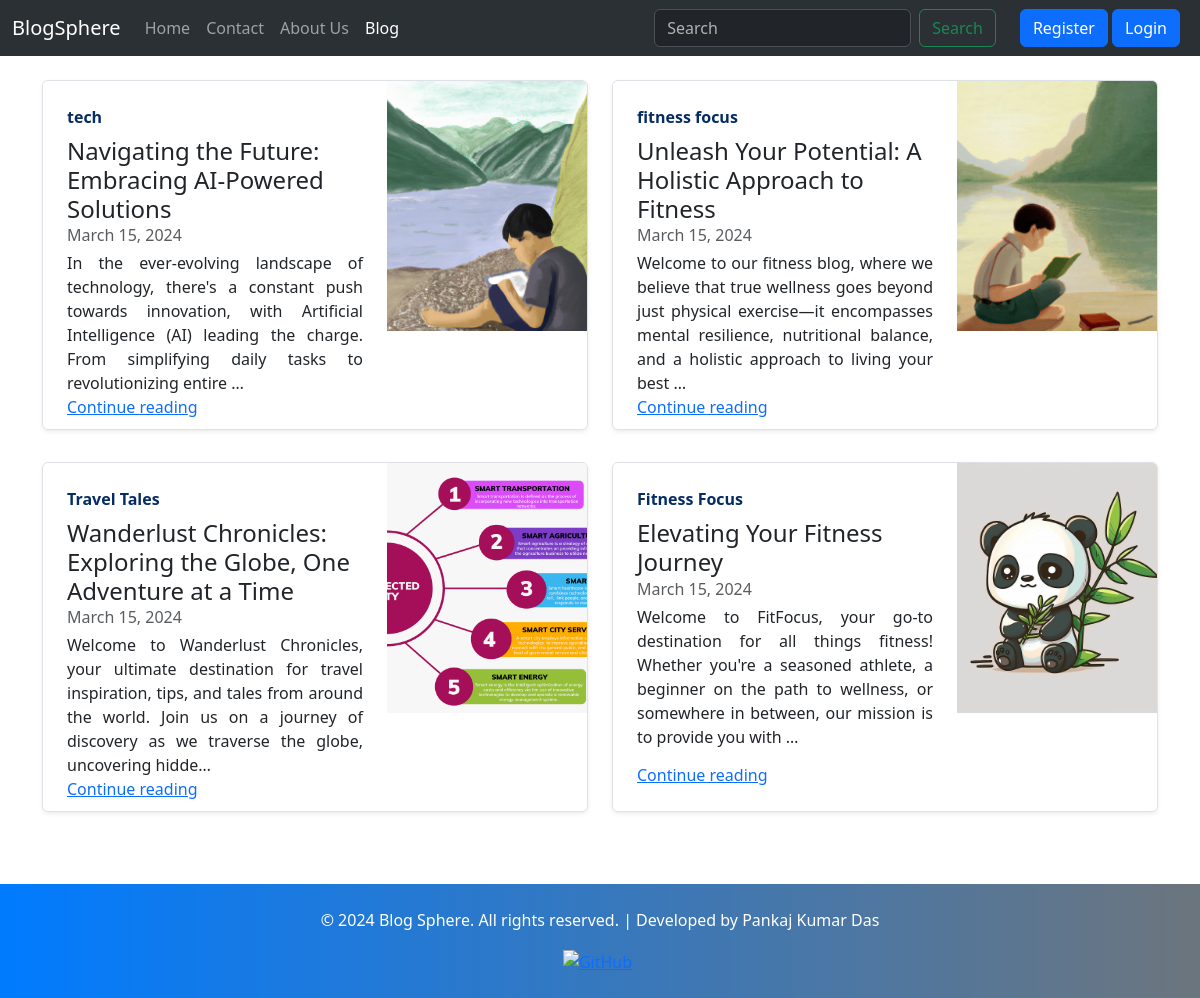
The page /blog/ on the database as committed earlier.
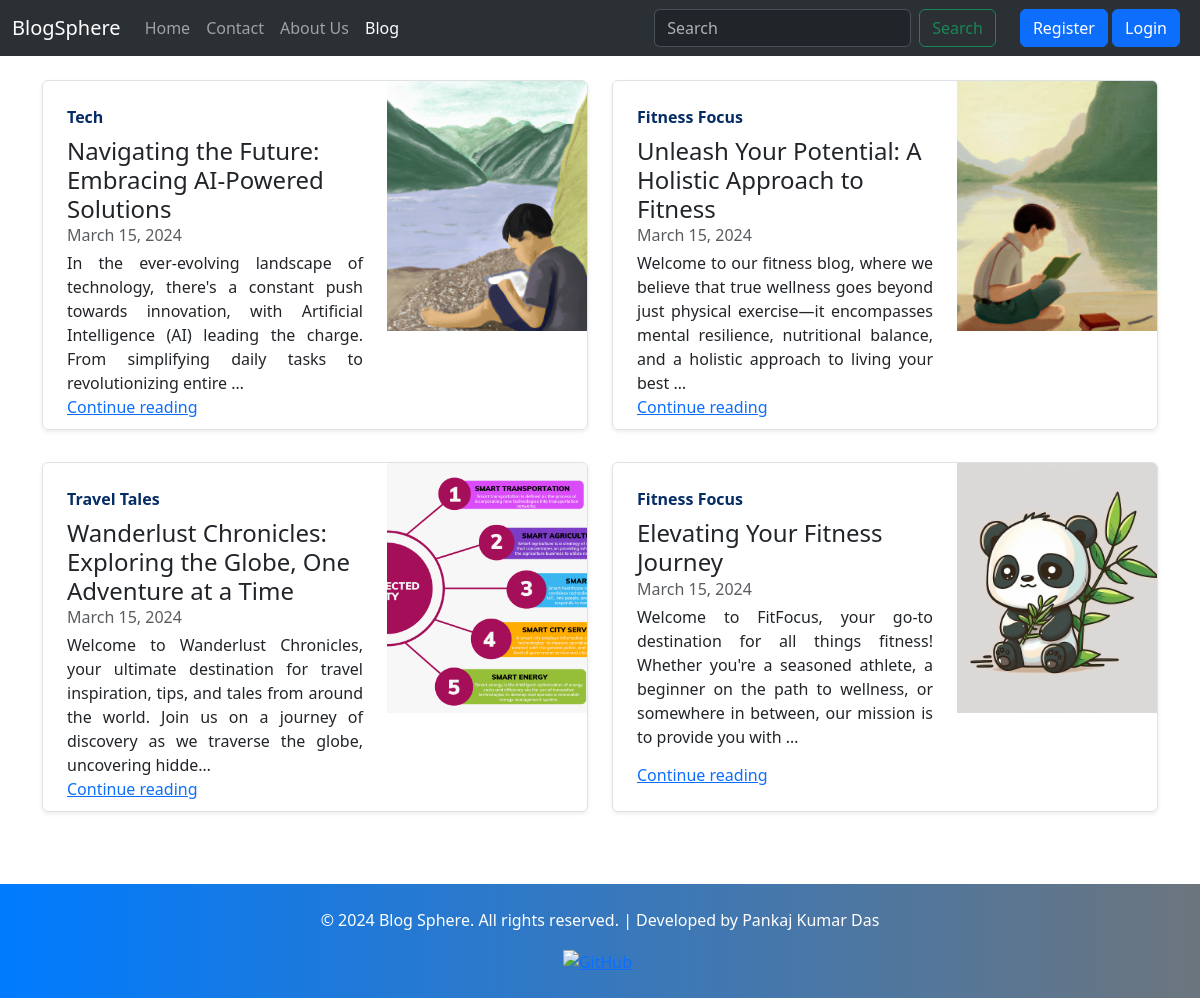
The same page on the database as committed later.
### blog/models.py (models this page shows, shortened)
class Post(models.Model):
    CATEGORY_CHOICES = [
        ('Tech', 'Tech'),
        ('Life Style', 'Life Style'),
        ('Fitness Focus', 'Fitness Focus'),
        ('Bookworm Corner', 'Bookworm Corner'),
        ('Digital Insights', 'Digital Insights'),
        ('Creative Crafts', 'Creative Crafts'),
        ('Travel Tales', 'Travel Tales'),
        ('Inspirational Stories', 'Inspirational Stories')
    ]
    pno = models.AutoField(primary_key=True)
    title = models.CharField(max_length=150)
    author = models.CharField(max_length=100)
    category = models.CharField(max_length=100, blank=True, choices=CATEGORY_CHOICES)
    slug = models.CharField(max_length=700, blank=True, null=True)
    timestamp = models.DateField(blank=True)
    content = models.TextField()
    summary = models.CharField(max_length=500)
    image = models.ImageField(upload_to="blog/images", default="")

### blog/views.py (the view)
# urls.py: path("", views.blogHome, name="blogHome"),
def blogHome(request):
    allPost = Post.objects.all()
    context = {'allpost': allPost}
    return render(request, "blog/bloghome.html", context)

### templates/blog/bloghome.html (shortened to what this page needs)
{% extends 'base.html' %}
{% block blogactive %} active {% endblock %}
{% block body %}
    <div class="container  my-4">
        <div class="row mb-2">
            {% for post in allpost %}
            <div class="col-md-6">
                <div class="row g-0 border rounded overflow-hidden flex-md-row mb-4 shadow-sm h-md-250 position-relative"
                    style="height: 350px;">
                    <div class="col p-4 d-flex flex-column position-static">
                        <strong class="d-inline-block mb-2 text-primary-emphasis ">{{post.category}}</strong>
                        <h4 class="mb-0">{{post.title}}</h4>
                        <div class="mb-1 text-body-secondary">{{post.timestamp}}</div>
                        <p class="card-text mb-auto" style="text-align: justify;">{{ post.content|truncatechars:200 }}</p>
                        <a href="/blog/{{post.slug}}">Continue reading</a>
                    </div>
                    <div class="col-auto d-none d-lg-block">
                        <img src="/media/{{ post.image }}" alt="Thumbnail" width="200px" height="250px" style="object-fit: cover;">
                    </div>
                </div>
            </div>
            {% if forloop.counter|divisibleby:2 and forloop.counter > 0 and not forloop.last %}
        </div>
        <div class="row my-2">
            {% endif %}
            {% endfor %}
        </div>
    </div>
{% endblock %}

Rows that differ between the two databases and show on the page:
changed Post "Navigating the Future: Embracing AI-Powered Solutions": category "tech" → "Tech"
changed Post "Unleash Your Potential: A Holistic Approach to Fitness": category "fitness focus" → "Fitness Focus"
